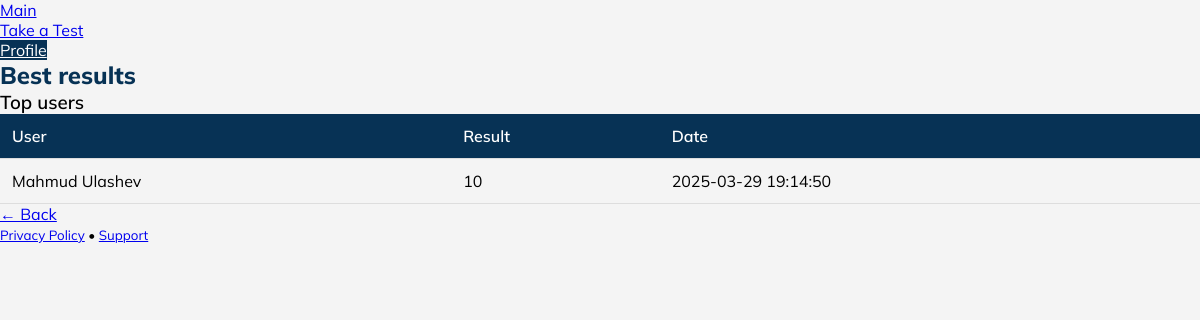
The page /leaderboard on the database as committed earlier.
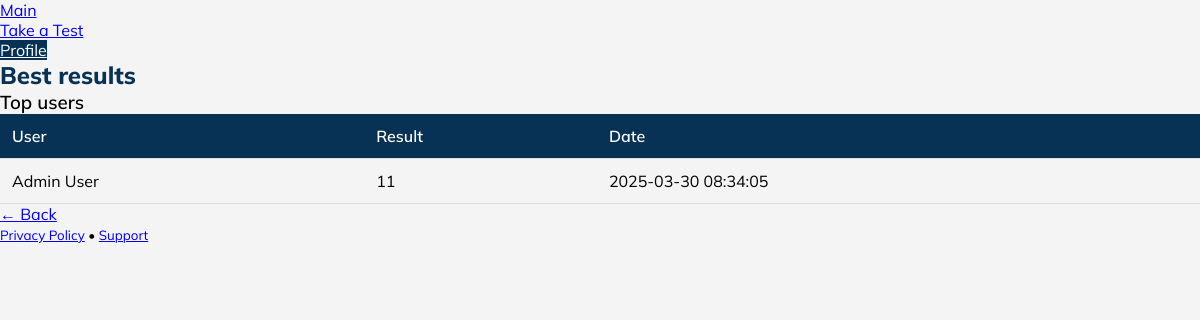
The same page on the database as committed later.
### tables this page shows
CREATE TABLE results (
    id INTEGER PRIMARY KEY AUTOINCREMENT,
    user_id INTEGER NOT NULL,
    ball INTEGER NOT NULL,
    test_date TEXT NOT NULL,
    FOREIGN KEY (user_id) REFERENCES users(id)
);

CREATE TABLE users (
    id INTEGER PRIMARY KEY AUTOINCREMENT,
    first_name TEXT NOT NULL,
    last_name TEXT NOT NULL,
    username TEXT UNIQUE NOT NULL,
    password TEXT NOT NULL,
    is_admin INTEGER DEFAULT 0
);

### app.py (the view)
@app.route("/leaderboard")
def leaderboard():
    conn = conn_databaza()
    cursor = conn.cursor()
    cursor.execute("""
        SELECT users.first_name, users.last_name, results.ball, results.test_date
        FROM results
        JOIN users ON results.user_id = users.id
        ORDER BY results.ball DESC, results.test_date ASC
    """)
    leaders = cursor.fetchall()
    conn.close()
    return render_template("leaderboard.html", leaders=leaders)

### app.py (called while the page is built)
def conn_databaza():
    conn = sqlite3.connect("users.db")
    conn.row_factory = sqlite3.Row
    return conn

### templates/leaderboard.html (shortened to what this page needs)
<!DOCTYPE html>
<html lang="en">
<head>
    <link rel="stylesheet" href="https://cdn.jsdelivr.net/npm/@picocss/pico@1/css/pico.min.css">
    <link rel="stylesheet" href="/static/profile.css">
</head>
<body>
    <div class="header-wrapper">
        <nav class="container">
            <ul>
                <li><a href="/">Main</a></li>
            </ul>
            <ul>
                <li><a href="/test-cover">Take a Test</a></li>
                <li><a  class="profile" href="/profile">Profile</a></li>
            </ul>
        </nav>
    </div>
    <main class="container">
        <section>
            <hgroup>
                <h2>Best results</h2>
                <h3>Top users</h3>
            </hgroup>
            <table>
                <thead>
                    <tr>
                        <th>User</th>
                        <th>Result</th>
                        <th>Date</th>
                    </tr>
                </thead>
                <tbody>
                    {% for leader in leaders %}
                    <tr>
                        <td>{{ leader["first_name"] }} {{ leader["last_name"] }}</td>
                        <td>{{ leader["ball"] }}</td>
                        <td>{{ leader["test_date"] }}</td>
                    </tr>
                    {% endfor %}
                </tbody>
            </table>
            <a href="/" role="button">← Back</a>
        </section>
    </main>
    <footer class="container">
        <small><a href="#">Privacy Policy</a> • <a href="#">Support</a></small>
    </footer>
</body>
</html>

Rows that differ between the two databases and show on the page:
changed results: first_name "Mahmud" → "Admin"; last_name "Ulashev" → "User"; ball "10" → "11"; test_date "2025-03-29 19:14:50" → "2025-03-30 08:34:05"
